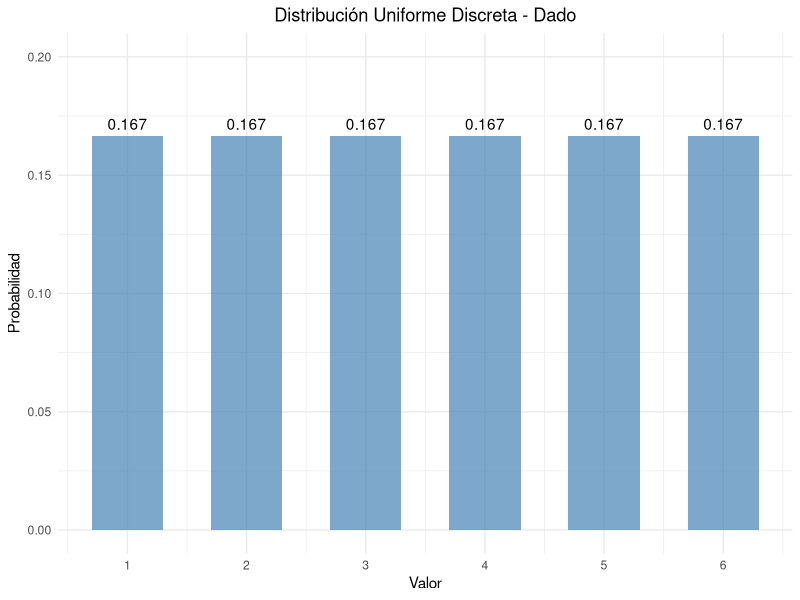
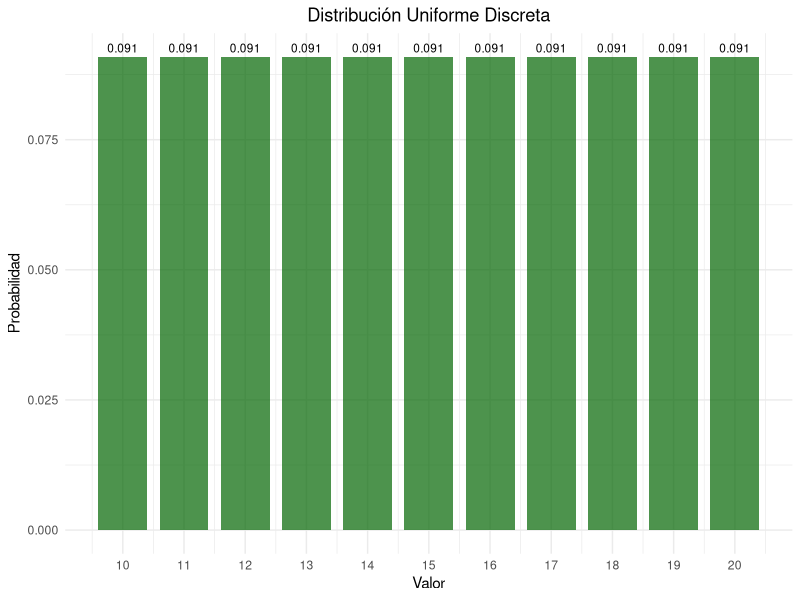
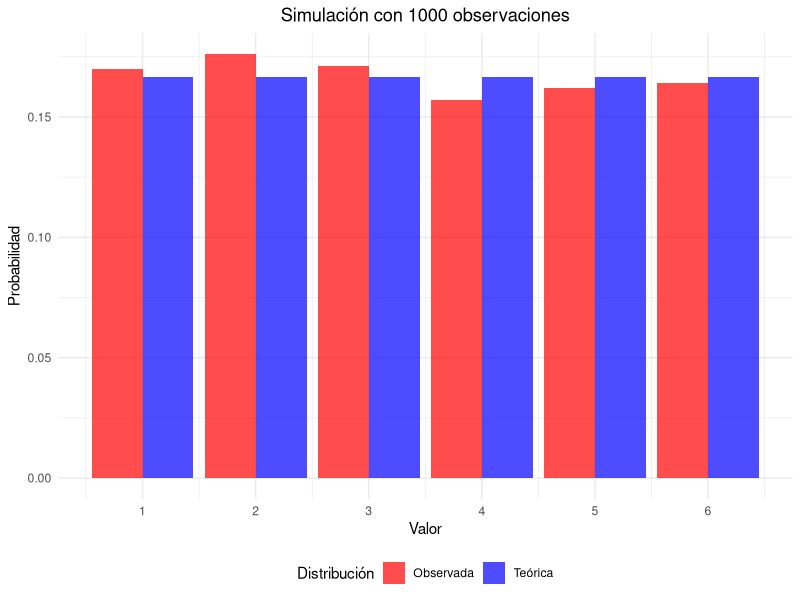
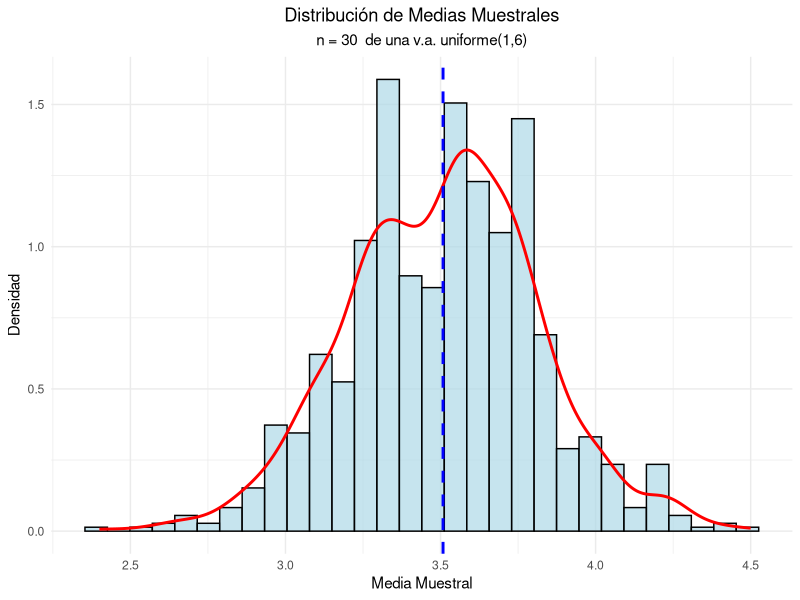
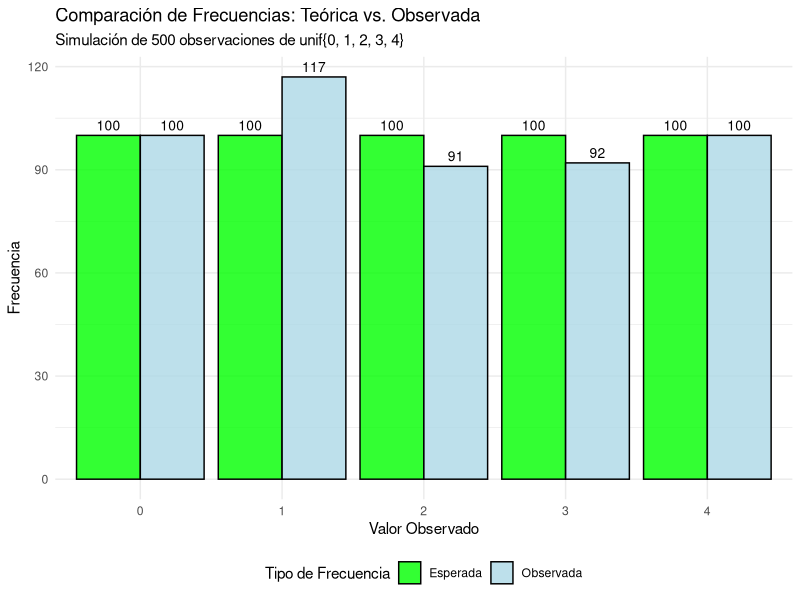

Write the R code that produced these figures, in order.
## ---- chunk 1
#| label: setup
#| include: false
library(tidyverse)
library(kableExtra)
library(gridExtra)
## ---- chunk 2
#| code-fold: true
#| label: dado-ejemplo

# Parámetros del dado
x_1 <- 1
x_6 <- 6
valores <- x_1:x_6
probabilidades <- rep(1/length(valores), length(valores))

# Crear data frame
dado_data <- data.frame(
  Valor = valores,
  Probabilidad = probabilidades
)

# Mostrar tabla
kable(dado_data, 
      caption = "Distribución de probabilidad de un dado",
      align = "cc") %>%
  kable_styling(bootstrap_options = "striped")
## ---- chunk 3
#| code-fold: true
#| label: parametros-dado
# Media
media <- sum(dado_data$Valor)/length(dado_data$Valor)
cat("Media:", media, "\n")

# Varianza
varianza <- sum((dado_data$Valor- media)^2)/length(dado_data$Valor)
cat("Varianza:", varianza, "\n")

# Desviación estándar
desv_std <- sqrt(varianza)
cat("Desviación estándar:", round(desv_std, 4), "\n")
## ---- chunk 4
#| code-fold: true
#| label: grafico-dado
#| fig-cap: "Función de probabilidad de un dado"

ggplot(dado_data, aes(x = Valor, y = Probabilidad)) +
  geom_col(fill = "steelblue", alpha = 0.7, width = 0.6) +
  geom_text(aes(label = round(Probabilidad, 3)), vjust = -0.5) +
  scale_x_continuous(breaks = valores) +
  scale_y_continuous(limits = c(0, 0.20)) +
  labs(title = "Distribución Uniforme Discreta - Dado",
       x = "Valor",
       y = "Probabilidad") +
  theme_minimal() +
  theme(plot.title = element_text(hjust = 0.5),
        plot.subtitle = element_text(hjust = 0.5))
## ---- chunk 5
#| code-fold: true
#| label: ejemplo-numeros

x2_1 <- 10
x2_n <- 20
valores2 <- x2_1:x2_n
probabilidades2 <- rep(1/(length(valores2)), length(valores2))

# Data_frame
data2 <- data.frame(
  Valor = valores2,
  Probabilidad = probabilidades2
)

# Parámetros estadísticos
media2 <- mean(data2$Valor)
varianza2 <- sum((data2$Valor - media2)^2)/length(data2$Valor)
desv_std2 <- sqrt(varianza2)

cat("Media:", media2, "\n")
cat("Varianza:", round(varianza2, 4), "\n")
cat("Desviación estándar:", round(desv_std2, 4), "\n")
## ---- chunk 6
#| label: grafico-numeros
#| fig-cap: "Distribución uniforme discreta entre 10 y 20"


ggplot(data2, aes(x = Valor, y = Probabilidad)) +
  geom_col(fill = "darkgreen", alpha = 0.7, width = 0.8) +
  geom_text(aes(label = round(Probabilidad, 3)), 
            vjust = -0.5, size = 3) +
  scale_x_continuous(breaks = seq(10, 20, 1)) +
  labs(title = "Distribución Uniforme Discreta",
       x = "Valor",
       y = "Probabilidad") +
  theme_minimal() +
  theme(plot.title = element_text(hjust = 0.5),
        plot.subtitle = element_text(hjust = 0.5))
## ---- chunk 7
#| code-fold: true
#| label: simulacion

# Generar 1000 números aleatorios
set.seed(123)
n_sim <- 1000
muestra <- sample(1:6, n_sim, replace = TRUE)

# Frecuencias observadas
freq_obs <- table(muestra)
freq_rel <- prop.table(freq_obs)

# Comparar con probabilidades teóricas
comparacion <- data.frame(
  Valor = 1:6,
  Prob_Teorica = rep(1/6, 6),
  Freq_Observada = as.numeric(freq_rel)
)

kable(comparacion, 
      caption = "Comparación entre probabilidades teóricas y observadas",
      col.names = c("Valor", "Prob. Teórica", "Freq. Observada"),
      digits = 4) |> 
  kable_styling(bootstrap_options = "striped")
## ---- chunk 8
#| code-fold: true
#| label: grafico-simulacion
#| fig-width: 8
#| fig-height: 6
#| fig-align: "center"
#| fig-cap: "Comparación entre distribución teórica y simulada"


# Preparar datos para el gráfico
comp_long <- comparacion |> 
  pivot_longer(cols = c(Prob_Teorica, Freq_Observada),
               names_to = "Tipo",
               values_to = "Probabilidad") |> 
  mutate(Tipo = case_when(
    Tipo == "Prob_Teorica" ~ "Teórica",
    Tipo == "Freq_Observada" ~ "Observada"
  ))

ggplot(comp_long, aes(x = Valor, y = Probabilidad, fill = Tipo)) +
  geom_col(position = "dodge", alpha = 0.7) +
  scale_x_continuous(breaks = 1:6) +
  scale_fill_manual(values = c("Teórica" = "blue", "Observada" = "red")) +
  labs(title = paste("Simulación con", n_sim, "observaciones"),
       x = "Valor",
       y = "Probabilidad",
       fill = "Distribución") +
  theme_minimal() +
  theme(plot.title = element_text(hjust = 0.5),
        legend.position = "bottom")
## ---- chunk 9
#| code-fold: true
#| label: limite-central
#| fig-width: 8
#| fig-height: 6
#| fig-align: "center"
#| fig-cap: "Verificación del Teorema del Límite Central"
# Simular medias muestrales
set.seed(456)
k_muestra <- 1000
n_muestra <- 30

medias_muestrales <- replicate(k_muestra, {
  muestra <- sample(1:6, n_muestra, replace = TRUE)
  mean(muestra)
})

# Crear histograma
hist_data <- data.frame(Medias = medias_muestrales)

ggplot(hist_data) +
  geom_histogram(aes(x=Medias, after_stat(density)), bins = 30, 
                 fill = "lightblue", alpha = 0.7, color = "black") +
  geom_density(aes(x = Medias), color = "red", linewidth = 1) +
  geom_vline(xintercept = mean(medias_muestrales), 
             color = "blue", linetype = "dashed", linewidth = 1) +
  labs(title = "Distribución de Medias Muestrales",
       subtitle = paste("n =", n_muestra, " de una v.a. uniforme(1,6)"),
       x = "Media Muestral",
       y = "Densidad") +
  theme_minimal() +
  theme(plot.title = element_text(hjust = 0.5),
        plot.subtitle = element_text(hjust = 0.5))

# Estadísticas
cat("Media teórica:", (1+6)/2, "\n")
cat("Media observada:", round(mean(medias_muestrales), 4), "\n")
cat("Varianza teórica de la media:", round(((6-1+1)^2-1)/12/n_muestra, 4), "\n")
cat("Varianza observada de la media:", round(var(medias_muestrales), 4), "\n")
## ---- chunk 10
espacio_muestral <- 1:8
n_total <- length(espacio_muestral)

cat("Espacio Muestral (S):", espacio_muestral, "\n")
cat("Número total de casos posibles n(S):", n_total, "\n\n")

evento_par <- espacio_muestral[espacio_muestral %% 2 == 0]
n_favorables <- length(evento_par)

cat("Evento A (Obtener un número par):", evento_par, "\n")
cat("Número de casos favorables n(A):", n_favorables, "\n\n")

probabilidad_par <- n_favorables / n_total

cat("Cálculo de la Probabilidad\n")
cat("P(A) = n(A) / n(S) =", n_favorables, "/", n_total, "\n")
cat("La probabilidad de obtener un número par es:", probabilidad_par, "\n")
## ---- chunk 11
inicio <- 5
fin <- 15
valores <- inicio:fin
n <- length(valores)

cat("Parámetros de la Distribución Uniforme Discret\n")
cat("Conjunto de valores:", valores, "\n")
cat("Número total de valores (n):", n, "\n\n")

media_formula <- (inicio + fin) / 2

media_vector <- mean(valores)

cat("Media (Valor Esperado)\n")
cat("Calculada con la fórmula (a+b)/2:", media_formula, "\n")
cat("Calculada con la función mean() de R:", media_vector, "\n\n")

varianza_formula <- (n^2 - 1) / 12

varianza_vector <- sum((valores - media_vector)^2) / n

cat("Varianza\n")
cat("Calculada con la fórmula (n^2-1)/12:", varianza_formula, "\n")
cat("Calculada con la definición de varianza poblacional:", round(varianza_vector, 4), "\n")

desviacion_estandar <- sqrt(varianza_formula)
cat("Desviación Estándar (sqrt(varianza)):", round(desviacion_estandar, 4), "\n")

## ---- chunk 12
set.seed(42) 
valores_posibles <- 0:4
n_simulaciones <- 500
n_valores <- length(valores_posibles)

cat("Parámetros de la Simulación\n")
cat("Valores:", valores_posibles, "\n")
cat("Número de simulaciones (N):", n_simulaciones, "\n\n")

prob_teorica <- 1 / n_valores
frec_teorica_esperada <- prob_teorica * n_simulaciones

cat("Expectativas Teóricas\n")
cat("Probabilidad teórica por valor:", prob_teorica, "\n")
cat("Frecuencia teórica esperada por valor:", frec_teorica_esperada, "\n\n")

observaciones <- sample(valores_posibles, n_simulaciones, replace = TRUE)

frec_observada <- table(factor(observaciones, levels = valores_posibles))

comparacion_df <- data.frame(
  Valor = valores_posibles,
  Frec_Esperada = frec_teorica_esperada,
  Frec_Observada = as.numeric(frec_observada),
  Diferencia = as.numeric(frec_observada) - frec_teorica_esperada
)

cat(" Tabla Comparativa: Frecuencias Teóricas vs. Observadas \n")
print(knitr::kable(comparacion_df, 
                   caption = "Comparación de Frecuencias (N=500)",
                   digits = 0) %>% 
        knitr::kable(bootstrap_options = "striped"))

library(ggplot2)
library(tidyr)

df_long <- data.frame(
  Valor = valores_posibles,
  Esperada = frec_teorica_esperada,
  Observada = as.numeric(frec_observada)
) %>%
  pivot_longer(cols = c("Esperada", "Observada"), 
               names_to = "Tipo", 
               values_to = "Frecuencia")

plot_simulacion <- ggplot(df_long, aes(x = factor(Valor), y = Frecuencia, fill = Tipo)) +
  geom_col(position = "dodge", alpha = 0.8, color = "black") +
  scale_fill_manual(values = c("Esperada" = "green", "Observada" = "lightblue")) +
  labs(
    title = "Comparación de Frecuencias: Teórica vs. Observada",
    subtitle = paste("Simulación de", n_simulaciones, "observaciones de unif{0, 1, 2, 3, 4}"),
    x = "Valor Observado",
    y = "Frecuencia",
    fill = "Tipo de Frecuencia"
  ) +
  geom_text(aes(label = Frecuencia), vjust = -0.5, position = position_dodge(0.9), size = 3.5) +
  theme_minimal() +
  theme(legend.position = "bottom")

print(plot_simulacion)
